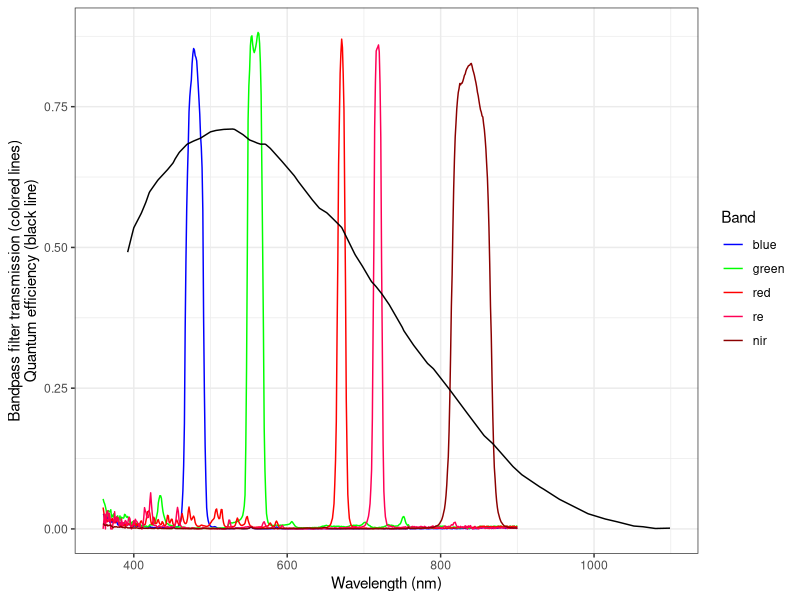
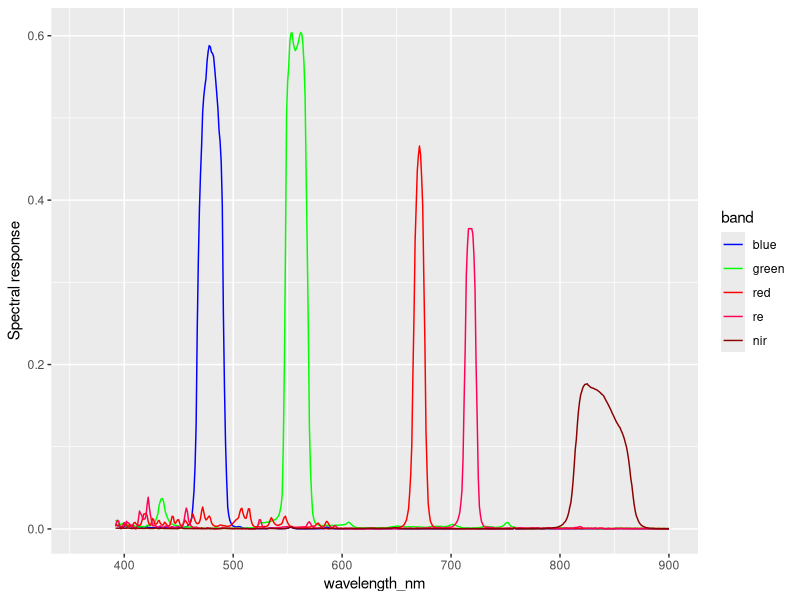
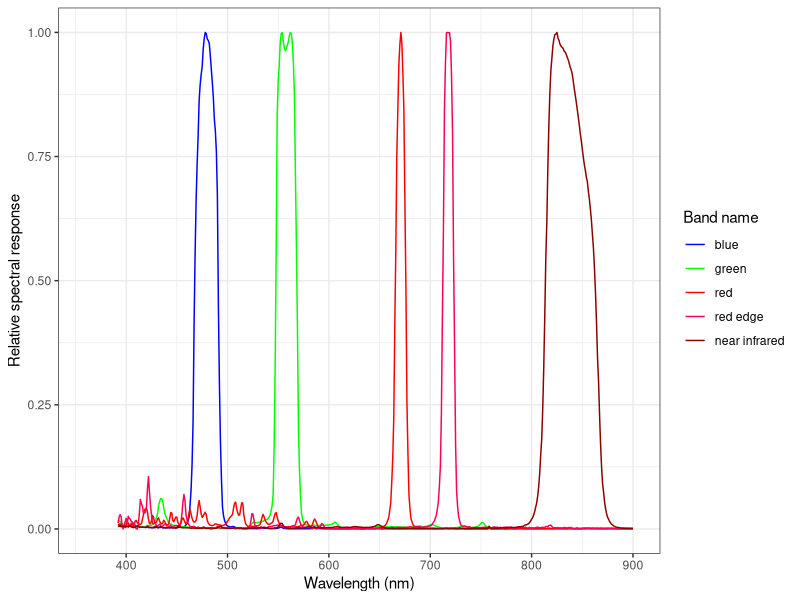
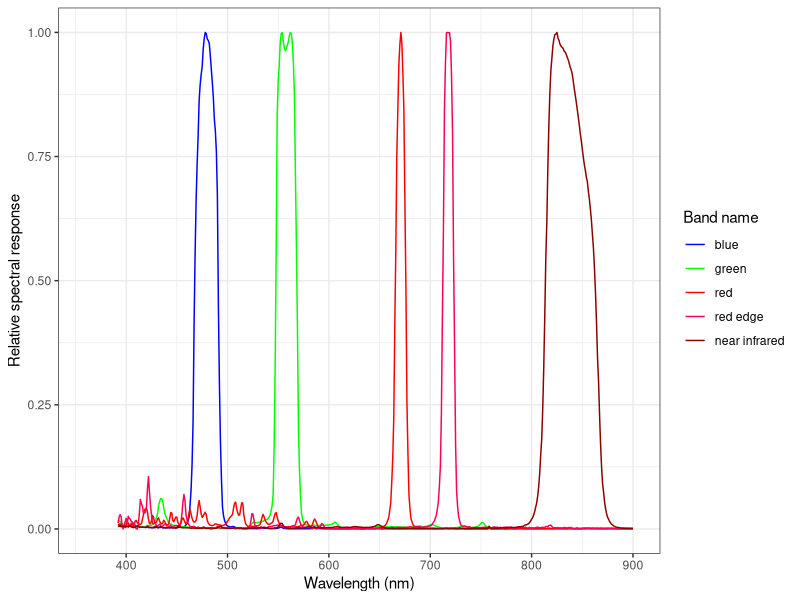

These charts were generated, in order, by the following R code:
# Derive the relative spectral response of the Micasense Rededge3 sensor

library(dplyr)
library(tidyr)
library(ggplot2)

# Create directories
dir.create("data/raw", showWarnings = FALSE)
dir.create("data/out", showWarnings = FALSE)

# Micasense Rededge3 basic sensor characteristics ------------------------------
# Note that the convention for the Micasense sensors is to 
# call the red edge band the 5th channel, even though it
# would be the 4th channel if counting sequentially from
# shortest wavelength to longest wavelength

# These come from the product user's guide 
# (https://support.micasense.com/hc/en-us/articles/215261448-RedEdge-User-Manual-PDF-Download-)

micasense_rededge3_characteristics <- 
  data.frame(channel = c(1:3, 5, 4), 
             band = c("blue", "green", "red", "re", "nir"), 
             fwhm = c(20, 20, 10, 10, 40),
             center = c(475, 560, 668, 717, 840))

write.csv(x = micasense_rededge3_characteristics, 
          file = "data/out/micasense-rededge3_sensor-characteristics.csv",
          row.names = FALSE)

# Micasense Rededge3 relative spectral response --------------------------------
# Note these data came directly from Micasense and we were told there are no
# restrictions on sharing/publishing them
# If you have a different Micasense sensor (or one from a different company),
# reach out to the company to see whether they'll share the response curves
# for the instrument

# quantum efficiency of silicon chip in RedEdge 3 camera
qe <- 
  readr::read_csv("data/raw/MicasenseQEvals_trim.csv", skip = 1) %>% 
  dplyr::mutate(qe = QE_percent * 0.01) %>% 
  setNames(c("wavelength_nm", "qe_pct", "qe"))

# bandpass filter sensitivity
filters <-
  read.csv("data/out/RedEdge_3_Filters_srs.csv") %>%
  setNames(c("wavelength_nm", "blue", "green", "red", "re", "nir")) %>% 
  tidyr::pivot_longer(names_to = "band", values_to = "transmission", cols = -1) %>% 
  dplyr::mutate(band = factor(band, levels = c("blue", "green", "red", "re", "nir")))

# Plot both 
ggplot() +
  geom_line(data = filters, mapping = aes(x = wavelength_nm, y = transmission, col = band)) +
  scale_color_manual(values = c("blue", "green", "red", "#ff0055", "darkred")) +
  theme_bw() +
  geom_line(data = qe, mapping = aes(x = wavelength_nm, y = qe)) +
  labs(x = "Wavelength (nm)",
       y = "Bandpass filter transmission (colored lines)\nQuantum efficiency (black line)",
       color = "Band")

# Join the two datasets and combine the two sensitivities (bandpass filter and silicon chip quantum efficiency)
rsr <-
  filters %>% 
  dplyr::left_join(qe, by = "wavelength_nm") %>% 
  dplyr::mutate(spectral_response = transmission * qe)

# Plot the raw combination
ggplot(rsr, aes(x = wavelength_nm, y = spectral_response, color = band)) +
  geom_line() +
  scale_color_manual(values = c("blue", "green", "red", "#ff0055", "darkred")) +
  labs(y = "Spectral response")

# Peak normalize the combined sensitivity per band
rsr <-
  rsr %>% 
  dplyr::mutate(band = as.character(band)) %>% 
  dplyr::mutate(band_fullname = case_when(band == "re" ~ "red edge",
                                          band == "nir" ~ "near infrared",
                                          TRUE ~ band)) %>% 
  dplyr::mutate(band_fullname = factor(band_fullname, levels = c("blue", "green", "red", "red edge", "near infrared"))) %>% 
  dplyr::group_by(band_fullname) %>% 
  dplyr::mutate(relative_spectral_response = spectral_response / max(spectral_response, na.rm = TRUE)) %>% 
  dplyr::ungroup()

ggplot(rsr, aes(x = wavelength_nm, y = relative_spectral_response, color = band_fullname)) +
  geom_line() +
  scale_color_manual(values = c("blue", "green", "red", "#ff0055", "darkred")) +
  labs(color = "Band name",
       x = "Wavelength (nm)",
       y = "Relative spectral response") +
  theme_bw()

ggsave("figs/micasense-rededge3-relative-spectral-response.png")

write.csv(x = rsr, 
          file = "data/out/micasense-rededge3-relative-spectral-response.csv", 
          row.names = FALSE)
